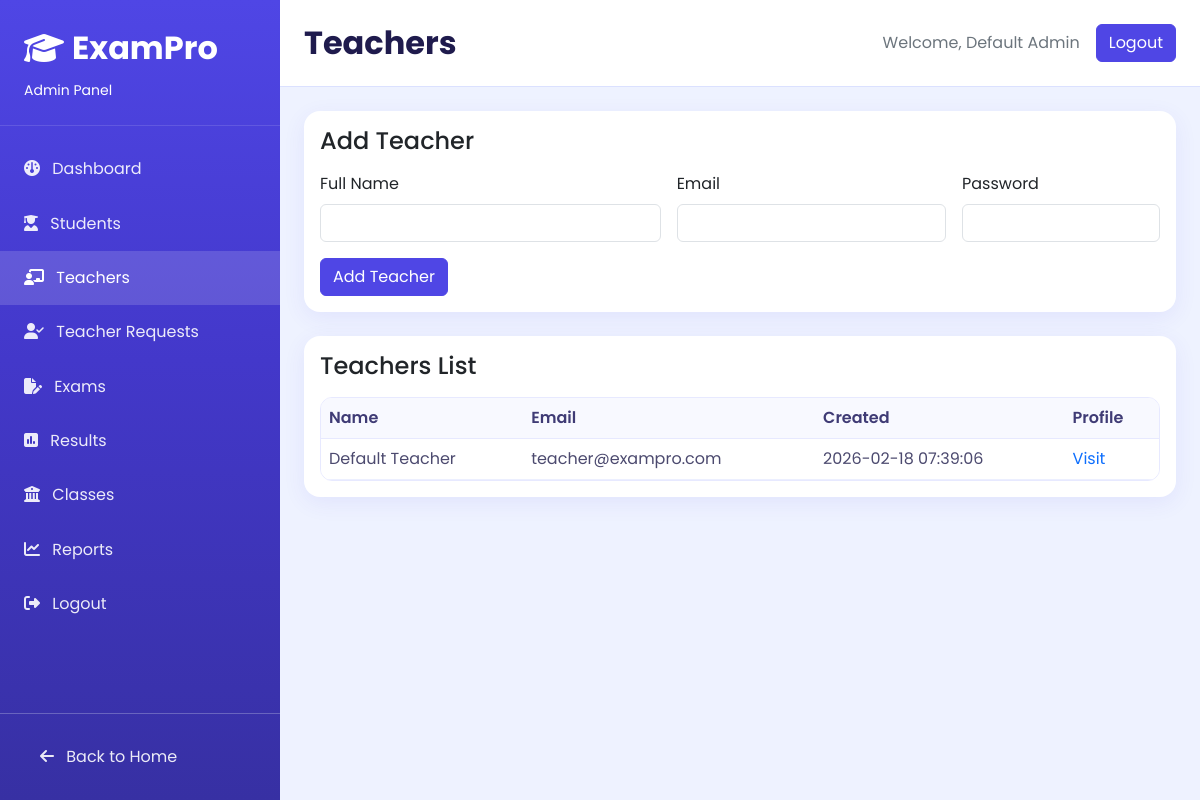
Before: /pages/admin/teachers.php (signed in) with the older database file.
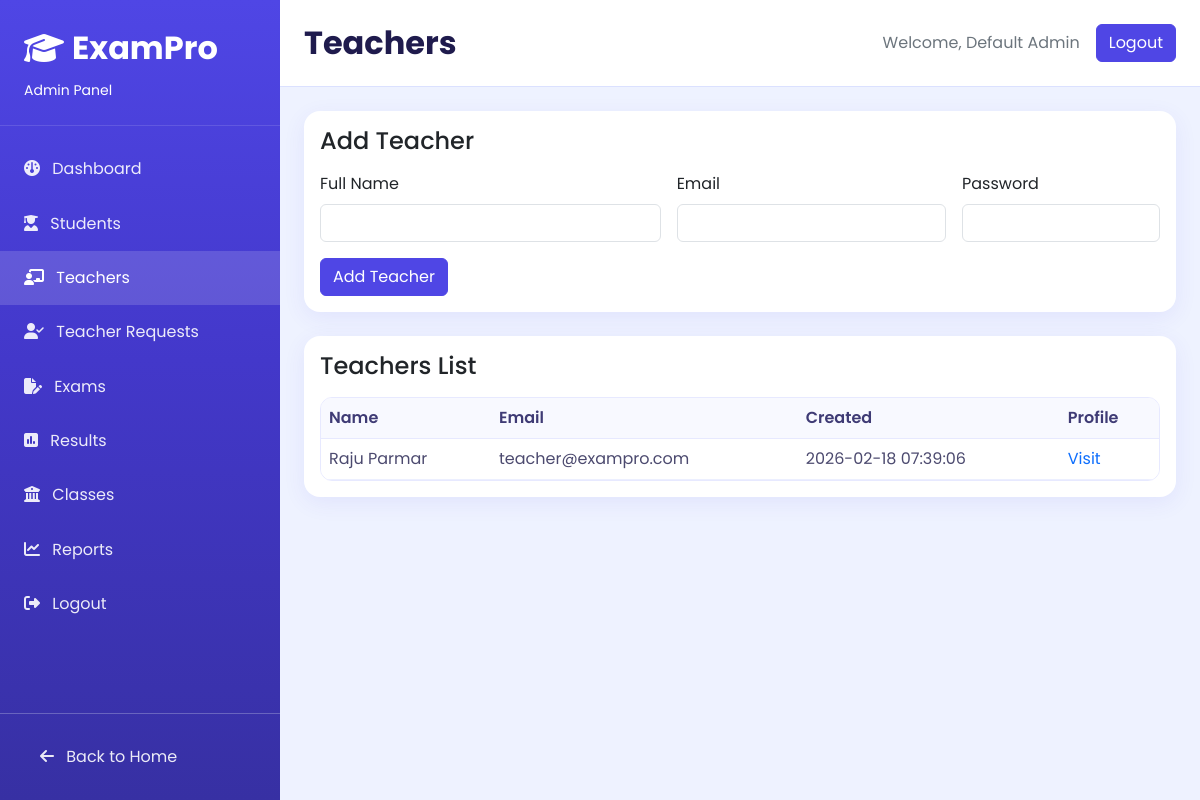
After: the same page with the newer database file.
### tables this page shows
CREATE TABLE IF NOT EXISTS teachers (
    id INT AUTO_INCREMENT PRIMARY KEY,
    registration_id VARCHAR(30) NULL UNIQUE,
    name VARCHAR(100) NOT NULL,
    first_name VARCHAR(80) DEFAULT NULL,
    last_name VARCHAR(80) DEFAULT NULL,
    email VARCHAR(120) NOT NULL UNIQUE,
    phone VARCHAR(20) DEFAULT NULL,
    password VARCHAR(255) NOT NULL,
    dob DATE DEFAULT NULL,
    gender VARCHAR(20) DEFAULT NULL,
    qualification VARCHAR(120) DEFAULT NULL,
    bed_status VARCHAR(20) DEFAULT NULL,
    university VARCHAR(150) DEFAULT NULL,
    passing_year SMALLINT DEFAULT NULL,
    experience_years DECIMAL(4,1) DEFAULT NULL,
    subjects VARCHAR(255) DEFAULT NULL,
    photo_path VARCHAR(255) DEFAULT NULL,
    signature_path VARCHAR(255) DEFAULT NULL,
    certificate_path VARCHAR(255) DEFAULT NULL,
    id_proof_path VARCHAR(255) DEFAULT NULL,
    status ENUM('pending','approved','rejected') NOT NULL DEFAULT 'approved',
    registration_step TINYINT UNSIGNED NOT NULL DEFAULT 0,
    rejection_reason TEXT DEFAULT NULL,
    approval_date DATETIME DEFAULT NULL,
    submitted_at DATETIME DEFAULT NULL,
    created_at TIMESTAMP DEFAULT CURRENT_TIMESTAMP,
    updated_at TIMESTAMP NULL DEFAULT CURRENT_TIMESTAMP ON UPDATE CURRENT_TIMESTAMP
);

### pages/admin/teachers.php (the view, shortened to what this page needs)
<?php
require_once __DIR__ . '/includes/auth.php';
require_once __DIR__ . '/includes/layout.php';
$listStmt = $conn->prepare('SELECT id, name, email, created_at FROM teachers ORDER BY id DESC LIMIT ?');
$limit = 20;
$listStmt->bind_param('i', $limit);
$listStmt->execute();
$teachers = $listStmt->get_result()->fetch_all(MYSQLI_ASSOC);
?>
<div class="card content-card mb-4">
    <div class="card-body">
        <h2 class="h4 mb-3">Add Teacher</h2>
        <form method="post" class="row g-3">
            <div class="col-md-5">
                <label class="form-label">Full Name</label>
                <input type="text" name="name" class="form-control" required>
            </div>
            <div class="col-md-4">
                <label class="form-label">Email</label>
                <input type="email" name="email" class="form-control" required>
            </div>
            <div class="col-md-3">
                <label class="form-label">Password</label>
                <input type="password" name="password" class="form-control" minlength="8" required>
            </div>
            <div class="col-12">
                <button type="submit" class="btn btn-indigo">Add Teacher</button>
            </div>
        </form>
    </div>
</div>
<div class="card content-card">
    <div class="card-body">
        <h2 class="h4 mb-3">Teachers List</h2>
        <div class="table-responsive table-shell">
            <table class="table align-middle mb-0">
                <thead>
                <tr>
                    <th>Name</th>
                    <th>Email</th>
                    <th>Created</th>
                    <th>Profile</th>
                </tr>
                </thead>
                <tbody>
                <?php if (empty($teachers)): ?>
                    <tr><td colspan="4" class="text-center text-secondary">No teachers found.</td></tr>
                <?php else: ?>
                    <?php foreach ($teachers as $teacher): ?>
                        <tr>
                            <td><?= htmlspecialchars((string) $teacher['name']) ?></td>
                            <td><?= htmlspecialchars((string) $teacher['email']) ?></td>
                            <td><?= htmlspecialchars((string) $teacher['created_at']) ?></td>
                            <td><a href="teacher-profile.php?teacher_id=<?= (int) $teacher['id'] ?>" class="text-decoration-none">Visit</a></td>
                        </tr>
                    <?php endforeach; ?>
                <?php endif; ?>
                </tbody>
            </table>
        </div>
    </div>
</div>

Changed rows visible on the page:
changed teachers "teacher@exampro.com": name "Default Teacher" → "Raju Parmar"
